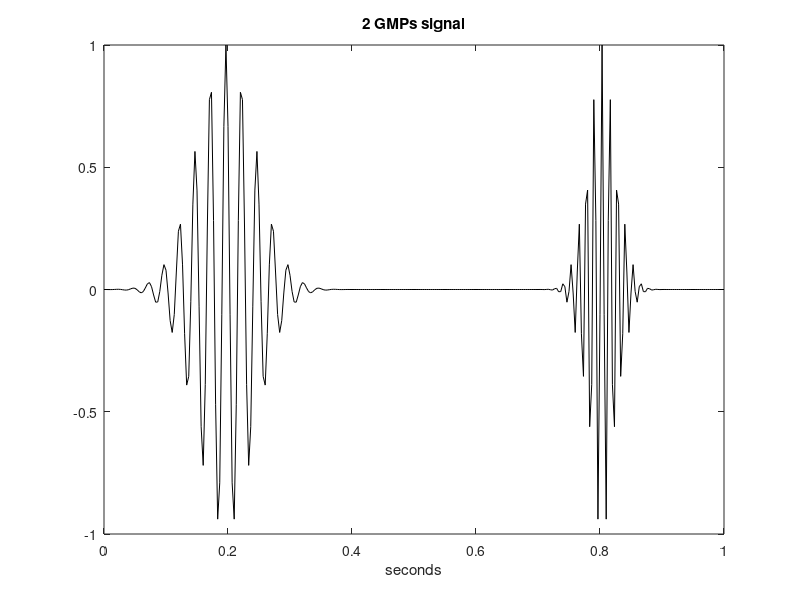

This chart was generated by the following MATLAB code:
% 2 GMPs signal
fy1=40; %signal 1 central frequency in Hz
fy2=80; %signal 2 central frequency
bw=0.2; %signal relative bandwidth
fs=300; %sampling frequency in Hz
tiv=1/fs; %time interval between samples;
tp=-(0.2-tiv):tiv:(0.2-tiv); %time intervals set (0.4 seconds)
Np=length(tp); 
y1=gauspuls(tp,fy1,bw); %signal 1 data set
y2=gauspuls(tp,fy2,bw); %signal 2 data set
t=0:tiv:1; %complete time set (1 second);
Ny=length(t);
yn=zeros(1,Ny-(2*Np)); %intermediate signal
y=[y1 yn y2];
plot(t,y,'k'); %plots figure
%axis([0 1.2 -1.2 1.2]);
xlabel('seconds'); title('2 GMPs signal');
%
%print signal energy (Parseval)
disp('signal energy:')
Pyt=tiv*sum((abs(y)).^2) %time domain computation
c=fft(y,fs)/fs;
PYW=sum(abs(c).^2) %frequency domain computation
